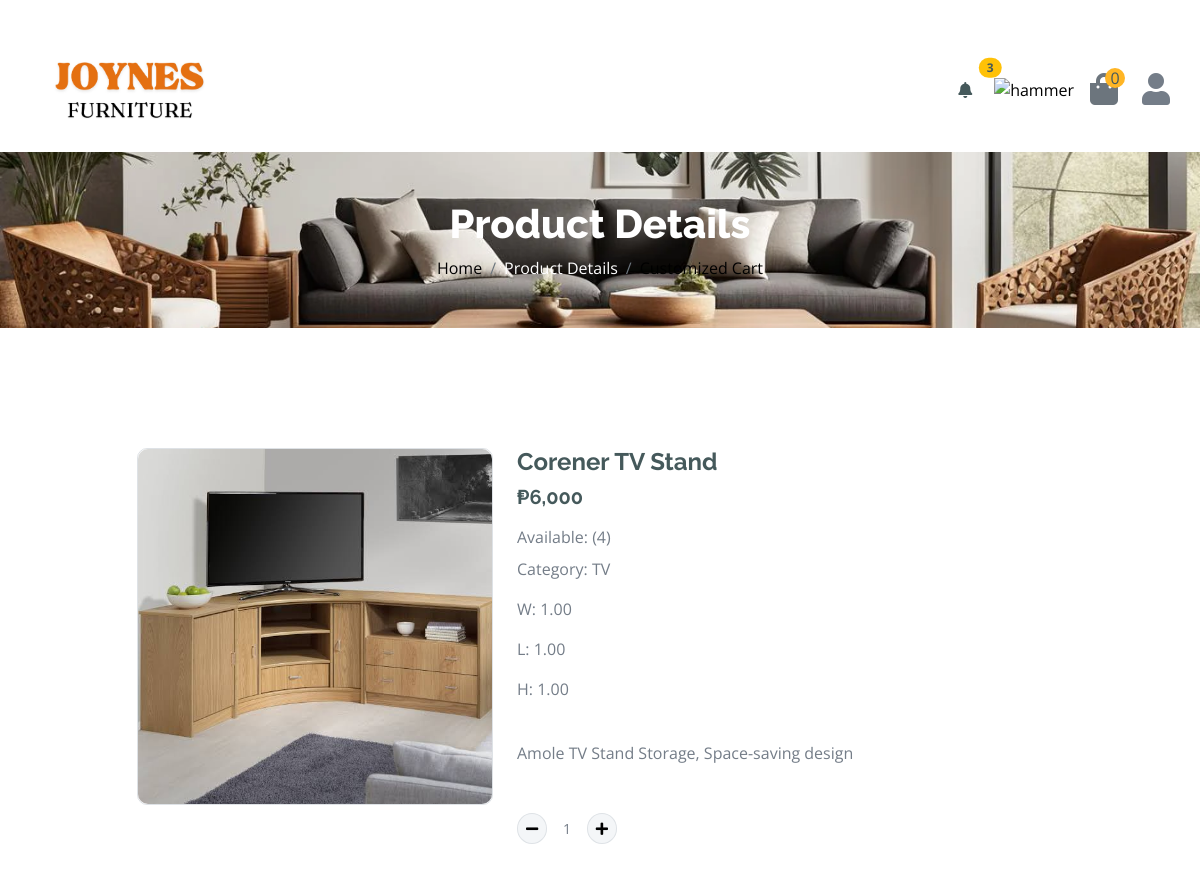
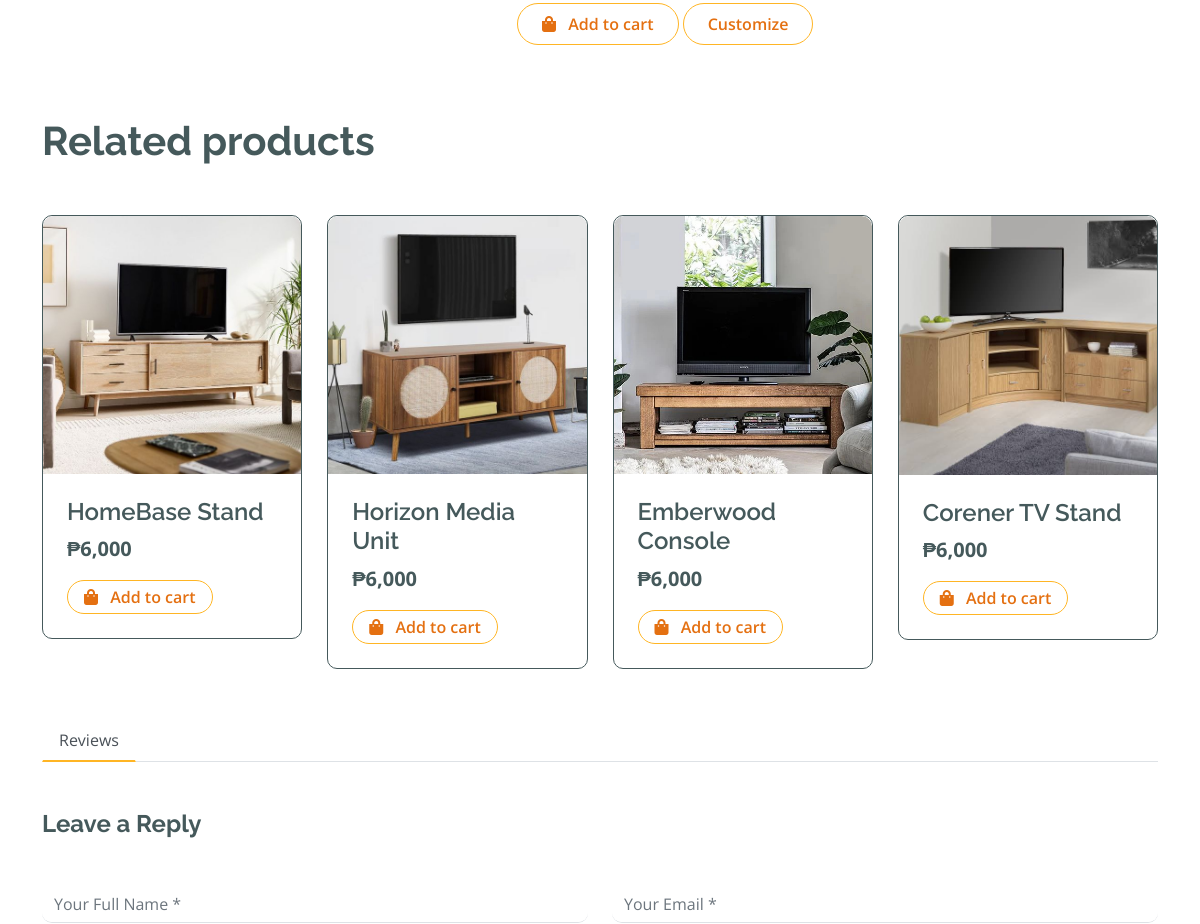
The page /shop-detail.php?id=175 (signed in, upper part) on the database as committed earlier (2 pictures, top to bottom).
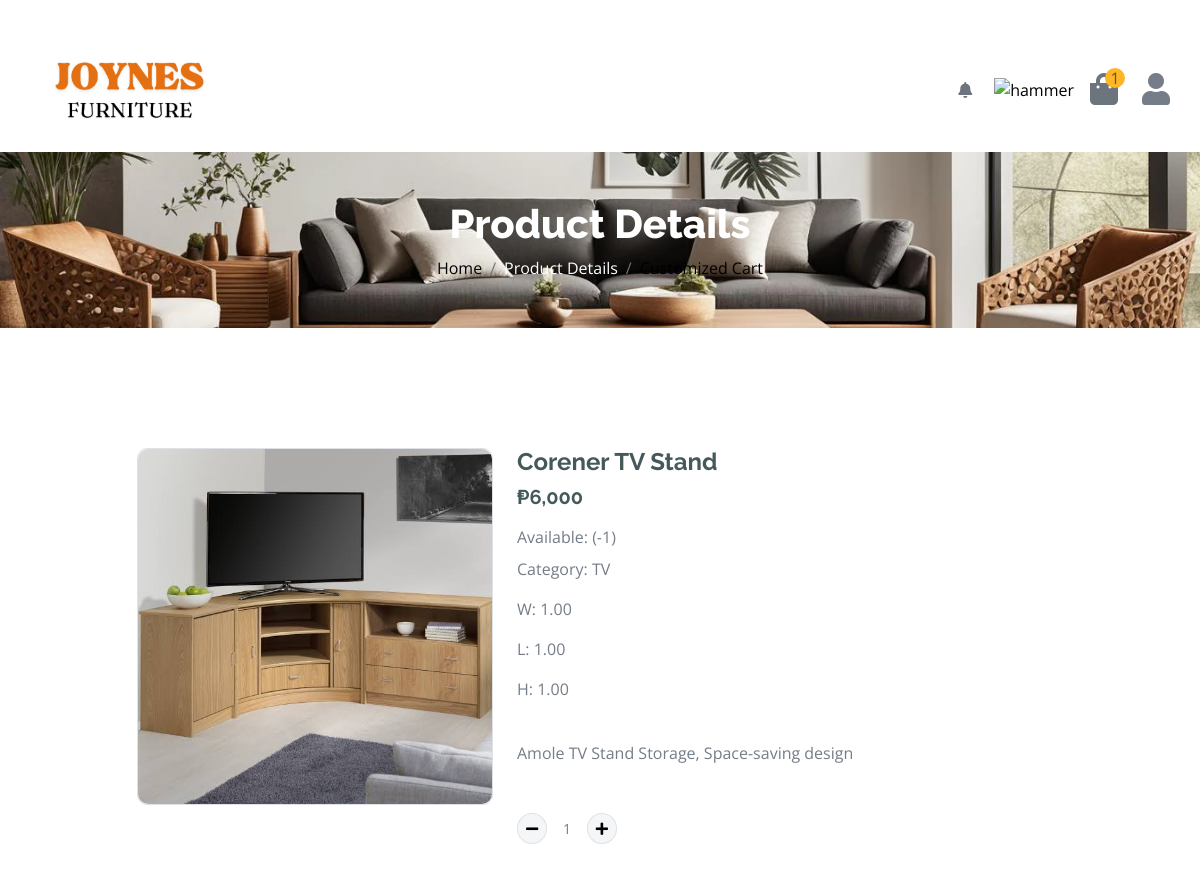
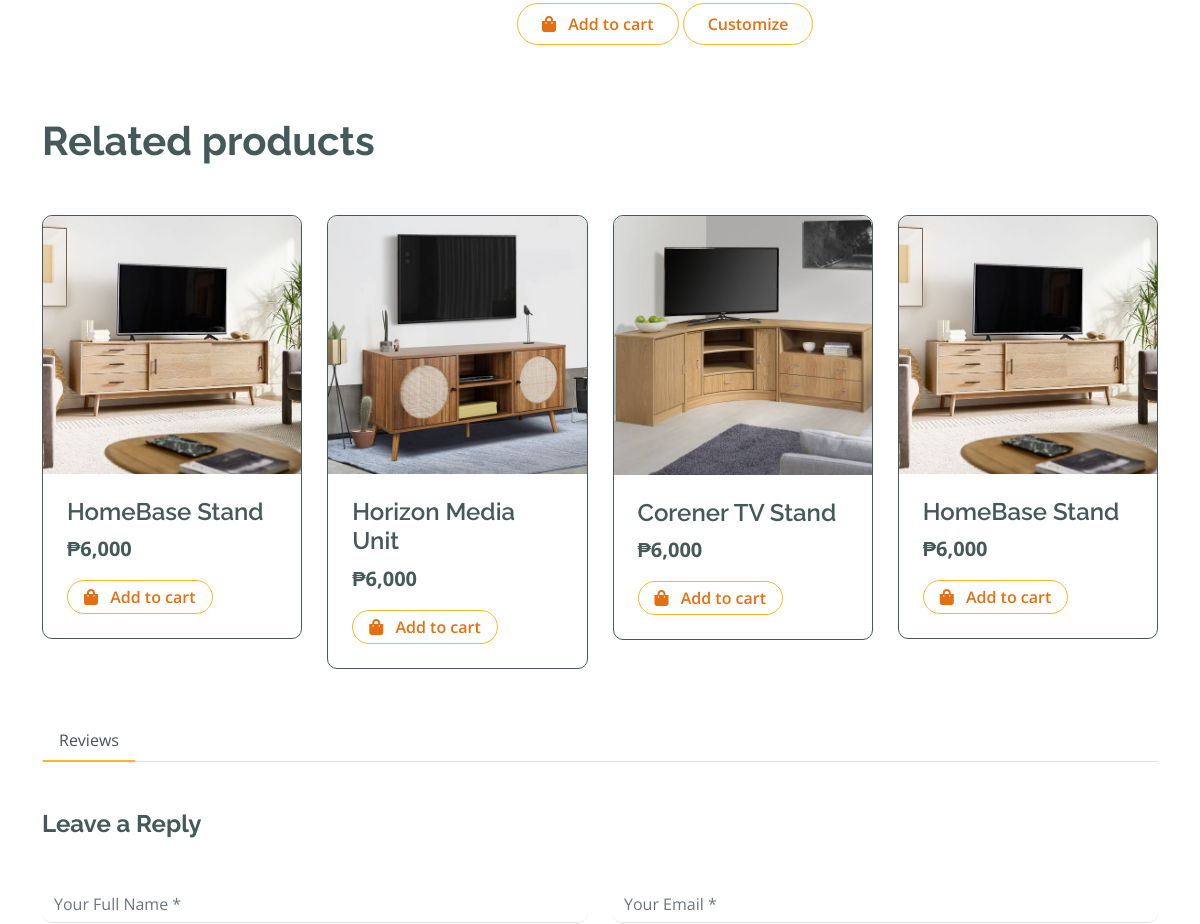
The same page on the database as committed later (2 pictures, top to bottom).
### tables this page shows
CREATE TABLE `furnituretbl` (
  `fID` bigint(20) NOT NULL,
  `fName` varchar(255) NOT NULL,
  `category` varchar(255) NOT NULL,
  `image` varchar(255) NOT NULL,
  `fDes` varchar(5000) NOT NULL,
  `fQuantity` int(11) NOT NULL,
  `cost` bigint(255) NOT NULL,
  `date` date NOT NULL,
  `width` decimal(10,2) DEFAULT NULL,
  `length` decimal(10,2) DEFAULT NULL,
  `height` decimal(10,2) DEFAULT NULL
);

### functions.php (called while the page is built, shortened)
<?php
$userID = $_SESSION['userID'];
?>

### shop-detail.php (the view, shortened to what the changed rows need)
<?php
include("functions.php");
$sql = "
    SELECT status, SUM(total) AS total FROM (
        SELECT 'Pending Approval' AS status, COUNT(*) AS total
        FROM checkoutcustom
        WHERE status = 'Pending Approval' AND userID = $userID
        UNION ALL
        SELECT 'Pending Approval' AS status, COUNT(*) AS total
        FROM checkout
        WHERE status = 'Pending Approval' AND userID = $userID
        UNION ALL
        SELECT 'On Progress' AS status, COUNT(*) AS total
        FROM checkoutcustom
        WHERE status = 'In progress' AND userID = $userID
        UNION ALL
        SELECT 'On Progress' AS status, COUNT(*) AS total
        FROM checkout
        WHERE status = 'In progress' AND userID = $userID
        UNION ALL
        SELECT 'Completed' AS status, COUNT(*) AS total
        FROM checkoutcustom
        WHERE status = 'Completed' AND userID = $userID
        UNION ALL
        SELECT 'Completed' AS status, COUNT(*) AS total
        FROM checkout
        WHERE status = 'Completed' AND userID = $userID
    ) AS combined
    GROUP BY status
";
$result = $conn->query($sql);
$notifications = [
    'Pending Approval' => 0,
    'On Progress' => 0,
    'Completed' => 0,
];
if ($result && $result->num_rows > 0) {
    while ($row = $result->fetch_assoc()) {
        $notifications[$row['status']] = $row['total'];
    }
}
$totalNotifications = array_sum(array_filter($notifications));
$sql5 = "SELECT COUNT(*) FROM addcart WHERE userID = '$userID'";
$result5 = mysqli_query($conn, $sql5);
$row5 = mysqli_fetch_assoc($result5);
$i = $row5['COUNT(*)'];
$id = $_GET['id'];
$sql = "SELECT * FROM furnituretbl WHERE fID= $id";
$result = mysqli_query($conn, $sql);
$row = mysqli_fetch_assoc($result);
$number = $row['cost'];
$formattedNumber = number_format($number, 0, '.', ',');
$cost = $formattedNumber;
$cat = $row['category'];
$sqlcat = "SELECT * FROM furnituretbl WHERE category = '$cat'";
$resultcat = mysqli_query($conn, $sqlcat);
?>
<!DOCTYPE html>
<html lang="en">
<head>
    <link rel="stylesheet" href="https://use.fontawesome.com/releases/v5.15.4/css/all.css" />
    <link href="https://cdn.jsdelivr.net/npm/bootstrap-icons@1.4.1/font/bootstrap-icons.css" rel="stylesheet">
    <link href="lib/lightbox/css/lightbox.min.css" rel="stylesheet">
    <link href="lib/owlcarousel/assets/owl.carousel.min.css" rel="stylesheet">
    <link href="css/bootstrap.min.css" rel="stylesheet">
    <link href="css/style.css" rel="stylesheet">
</head>
<body>
    <div class="container-fluid fixed-top">
        <div class="container px-0">
            <nav class="navbar navbar-light bg-white navbar-expand-xl">
                <div class="collapse navbar-collapse bg-white" id="navbarCollapse">
                    <div class="d-flex m-3 me-0">
                        <ul class="navbar-nav">
                            <li class="nav-item dropdown no-arrow mx-1">
                                <a class="nav-link position-relative <?php echo $totalNotifications > 0 ? 'fw-bold text-dark' : 'text-muted'; ?>"
                                    href="#" id="alertsDropdown" role="button" data-bs-toggle="dropdown"
                                    aria-expanded="false">
                                    <i class="fas fa-bell fa-fw"></i>
                                    <?php if ($totalNotifications > 0): ?>
                                        <span
                                            class="position-absolute top-0 start-100 translate-middle badge rounded-pill bg-warning text-dark">
                                            <?php echo $totalNotifications; ?>
                                        </span>
                                    <?php endif; ?>
                                </a>
                            </li>
                        </ul>
                        <a href="cart.php" class="position-relative me-4 my-auto text-muted">
                            <i class="fa fa-shopping-bag fa-2x"></i>
                            <span
                                class="position-absolute bg-secondary rounded-circle d-flex align-items-center justify-content-center text-dark px-1"
                                style="top: -5px; left: 15px; height: 20px; min-width: 20px;"><?php echo $i; ?></span>
                        </a>
                    </div>
                </div>
            </nav>
        </div>
    </div>
    <div class="container-fluid page-header py-5">
        <h1 class="text-center text-white display-6">Product Details</h1>
    </div>
    <br>
    <div class="container-fluid py-5">
        <div class="container py-5">
            <form action="functions.php" method="POST">
                <div class="col-lg-12 col-xl-12">
                    <div class="row justify-content-center">
                        <div class="col-lg-4">
                            <div class="border rounded">
                                <a href="#">
                                    <img src="./up/<?php echo $row['image']; ?>" class="img-fluid rounded" alt="Image">
                                </a>
                            </div>
                        </div>
                        <div class="col-lg-6">
                            <h4 class="fw-bold"><?php echo $row['fName']; ?></h4>
                            <h5 class="fw-bold mb-3">&#8369;<?php echo $cost; ?></h5>
                            <p class="mb-2">Available: (<?php echo $row['fQuantity']; ?>)</p>
                            <p class="mb-3">Category: <span
                                    class="text-uppercase"><?php echo $row['category']; ?></span></p>
                            <p>W: <?php echo $row['width']; ?></p>
                            <p>L: <?php echo $row['length']; ?></p>
                            <p>H: <?php echo $row['height']; ?></p>
                            <p class="mb-5"><?php echo $row['fDes']; ?></p>
                            <div class="input-group quantity mb-3 d-flex align-items-center" style="width: 100px;">
                                <div class="input-group-btn">
                                </div>
                                <input type="text" name="quantity" id="quantity"
                                    class="form-control form-control-sm text-center border-0 bg-transparent" readonly
                                    value="1">
                                <div class="input-group-btn">
                                </div>
                            </div>
                            <div>
                                <button type="submit"
                                    class="btn border border-secondary rounded-pill px-4 py-2 mb-4 text-primary mt-4"
                                    name="add"><i class="fa fa-shopping-bag me-2 text-primary"></i> Add to cart</button>
                                <a href="customshop.php?id=<?php echo $row['fID']; ?>" type="submit"
                                    class="btn border border-secondary rounded-pill px-4 py-2 mb-4 text-primary mt-4">Customize</a>
                            </div>
                        </div>
                    </div>
                </div>
            </form>
            <h1 class="fw-bold mb-0 mt-5">Related products</h1>
            <div class="vesitable">
                <div class="owl-carousel vegetable-carousel justify-content-center">
                    <?php while ($rowcat = mysqli_fetch_assoc($resultcat)) {
                        $number = $rowcat['cost'];
                        $formattedNumber = number_format($number, 0, '.', ',');
                        $costt = $formattedNumber;
                        ?>
                        <div class="border border-dark rounded position-relative vesitable-item">
                            <div class="vesitable-img">
                                <a href="?id=<?php echo $rowcat['fID']; ?>">
                                    <img src="./up/<?php echo $rowcat['image']; ?>" class="img-fluid w-100 rounded-top"
                                        alt="">
                                </a>
                            </div>
                            <div class="p-4 pb-0 rounded-bottom">
                                <h4><?php echo $rowcat['fName']; ?></h4>
                                <div class="d-flex justify-content-between flex-lg-wrap">
                                    <p class="text-dark fs-5 fw-bold">&#8369;<?php echo $costt; ?></p>
                                    <a href="#"
                                        class="btn border border-secondary rounded-pill px-3 py-1 mb-4 text-primary"><i
                                            class="fa fa-shopping-bag me-2 text-primary"></i> Add to cart</a>
                                </div>
                            </div>
                        </div>
                        <?php
                    }
                    ?>
                </div>
            </div>
        </div>
    </div>
</body>
</html>

Rows that differ between the two databases and show on the page:
removed furnituretbl: image (picture), fName "Emberwood Console", cost "6,000"
changed furnituretbl "Corener TV Stand": fQuantity "4" → "-1"
Other text that changed with them:
$i: "0" → "1"
$totalNotifications: "3" → (not shown)
